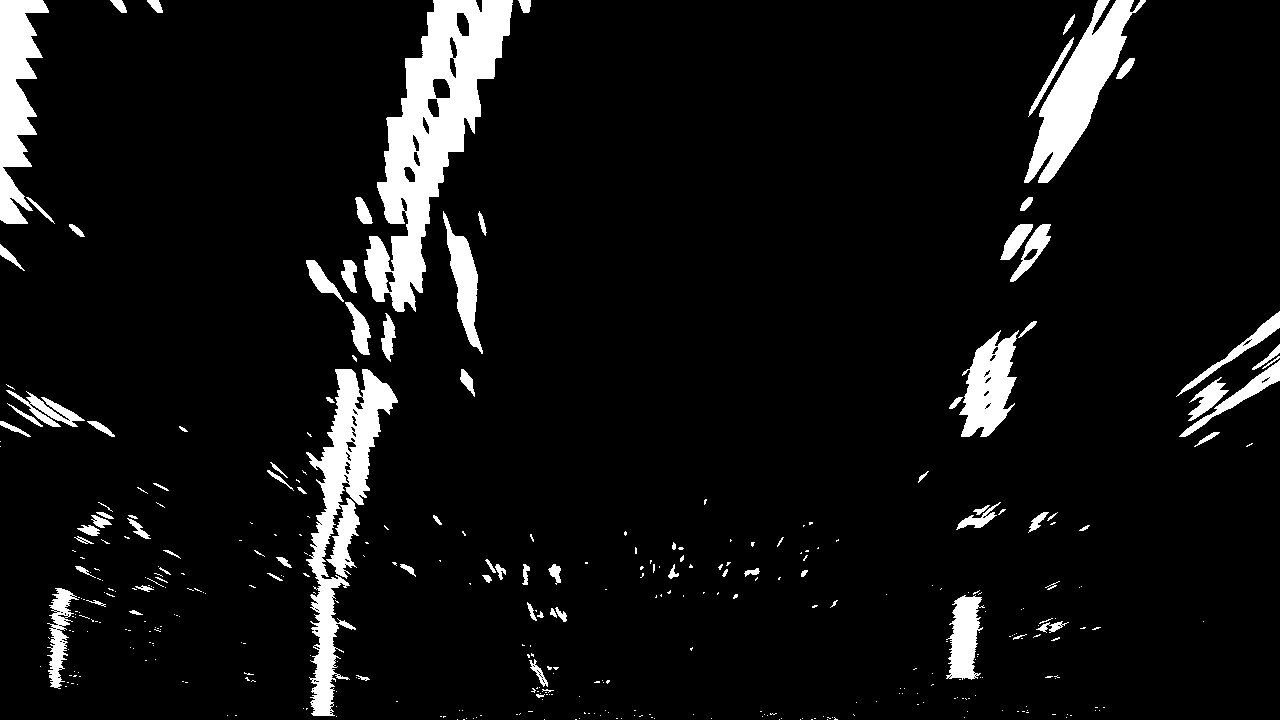
#> input picture Project 2/warped_example.jpg, 1280 x 720 px
$ python histogram_peaks.py
#> lines starting #> are read from the running program, lines starting #| are printed output that depends on the picture
import numpy as np
import matplotlib.image as mpimg
import matplotlib.pyplot as plt

# Load our image
# `mpimg.imread` will load .jpg as 0-255, so normalize back to 0-1
img = mpimg.imread('warped_example.jpg')/255
#> img: shape (720, 1280) float64; min 0, max 1, mean 0.0726

def hist(img):
    # TO-DO: Grab only the bottom half of the image
    # Lane lines are likely to be mostly vertical nearest to the car
    bottom_half = img[0:int(img.shape[0]//2),:]
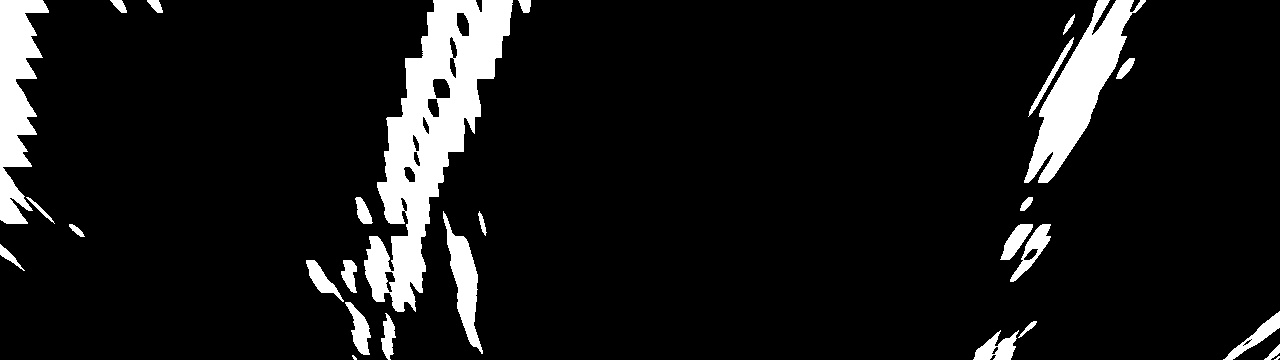
#> bottom_half: shape (360, 1280) float64; min 0, max 1, mean 0.089

    # TO-DO: Sum across image pixels vertically - make sure to set `axis`
    # i.e. the highest areas of vertical lines should be larger values
    histogram = np.sum(bottom_half, axis=0)
#> histogram = 1280 values, max 234.8 at index 420, min 0 at index 56, mean 32.03

    return histogram

# Create histogram of image binary activations
histogram = hist(img)

# Visualize the resulting histogram
plt.plot(histogram)
plt.show()
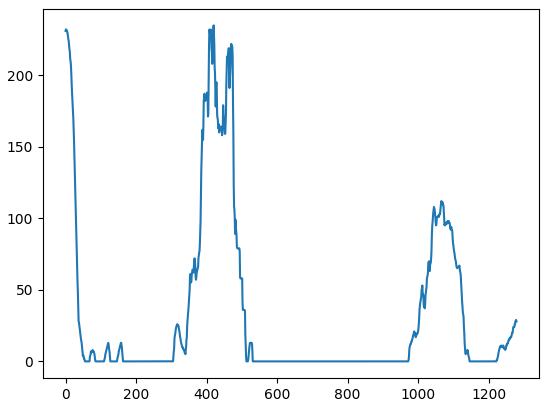
#> figure drawn by matplotlib, 1 panel; curve peaks at x = 420, y = 234.8
